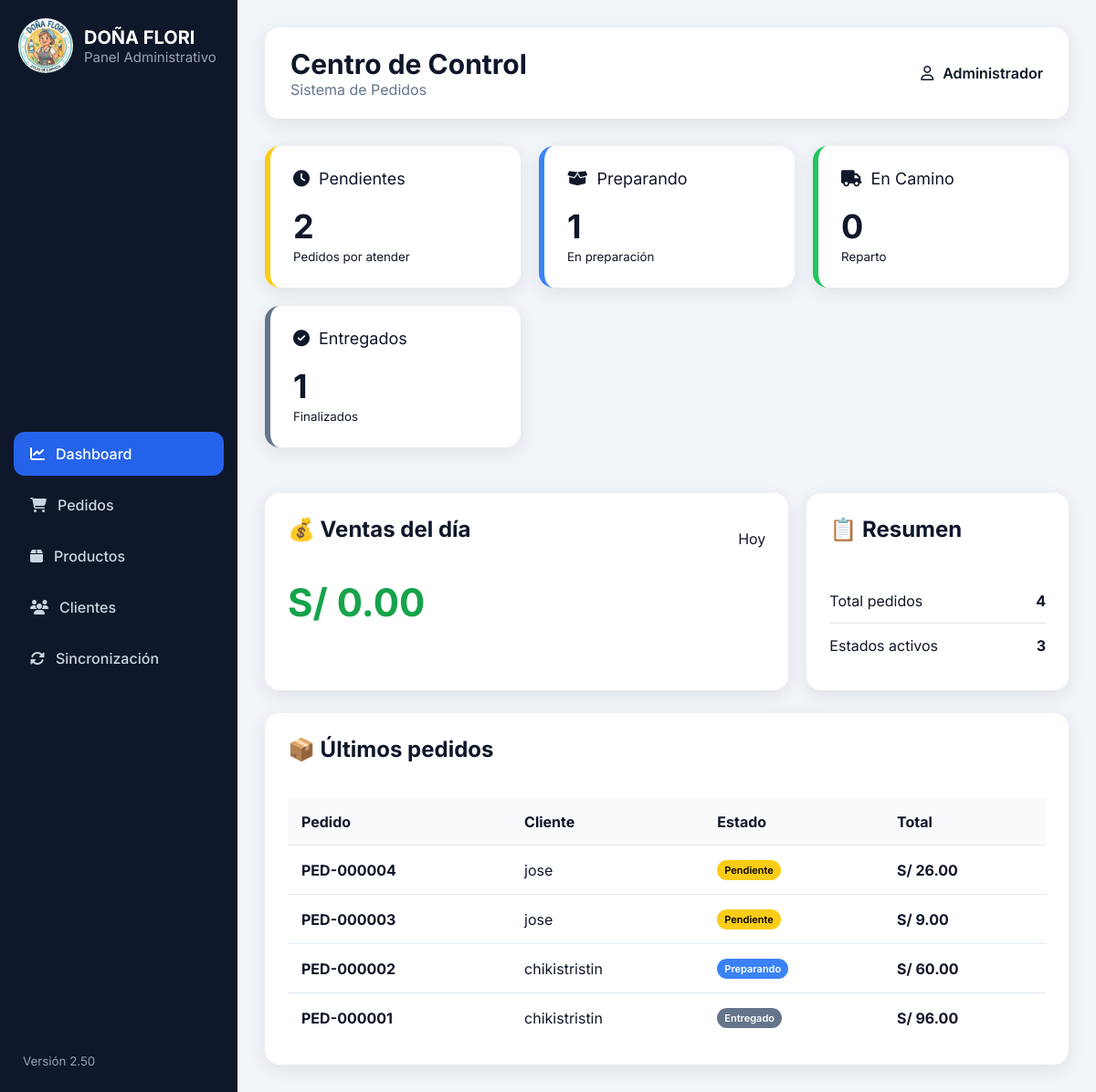
The app's page /admin/dashboard, older data.
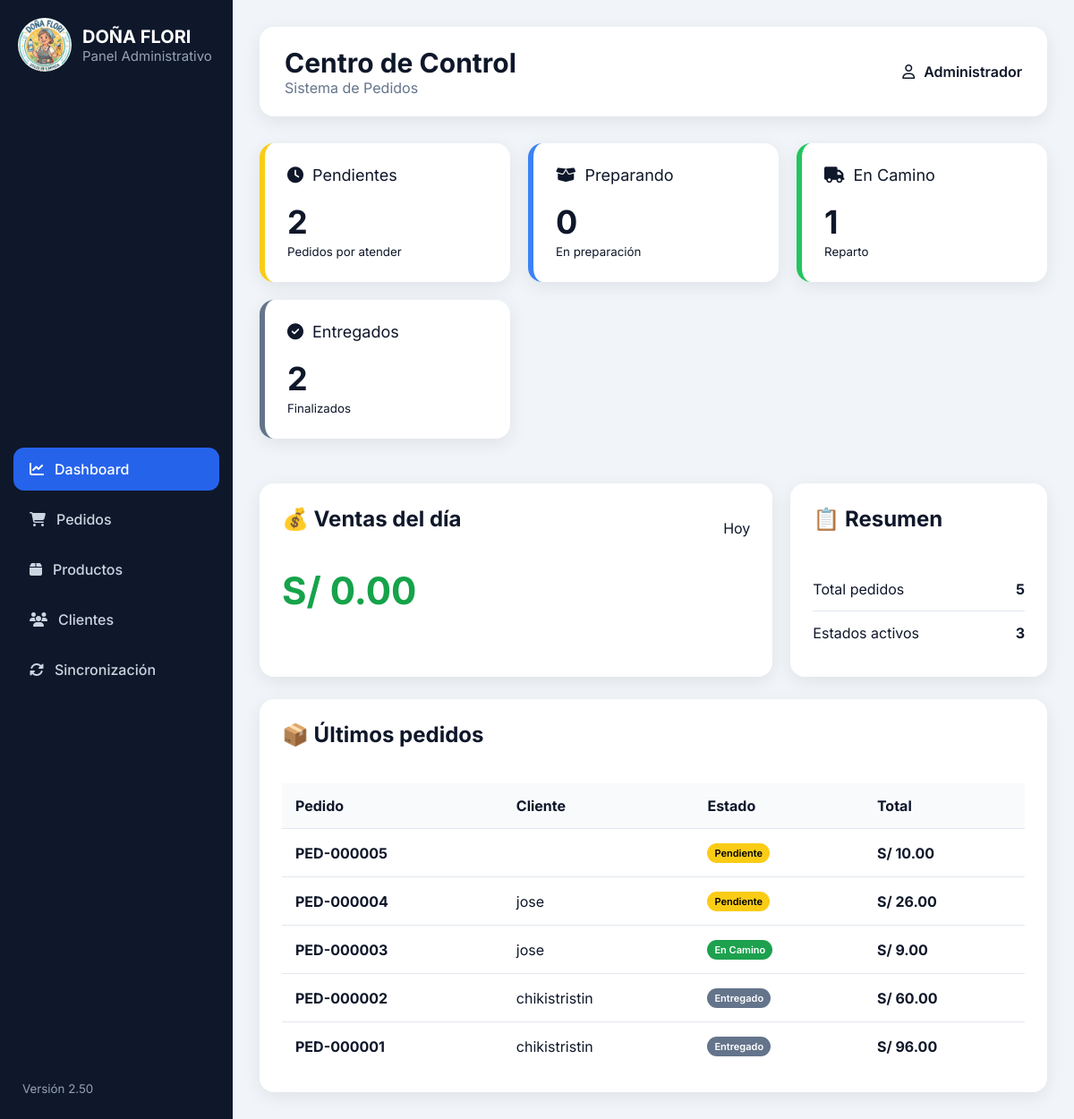
The same page, newer data.
### tables this page shows
CREATE TABLE pedidos(

            id INTEGER PRIMARY KEY AUTOINCREMENT,

            numero TEXT UNIQUE,

            cliente_id INTEGER,

            fecha TEXT,

            subtotal REAL,

            delivery REAL DEFAULT 0,

            descuento REAL DEFAULT 0,

            total REAL,

            estado TEXT,

            observaciones TEXT,

            fecha_actualizacion TEXT,

            usuario TEXT,

            FOREIGN KEY(cliente_id)
            REFERENCES clientes(id)

        );

CREATE TABLE clientes(

            id INTEGER PRIMARY KEY AUTOINCREMENT,

            nombre TEXT NOT NULL,

            telefono TEXT,

            direccion TEXT,

            referencia TEXT,

            fecha_registro TEXT,

            ultima_compra TEXT,

            activo INTEGER DEFAULT 1                   
        );

### app.py (the view)
@app.route("/admin/dashboard")
def dashboard():
    data = obtener_dashboard()
    return render_template(
        "admin/dashboard.html",
        data=data
    )

### services/database_service.py (called while the page is built)
def conectar():
    conexion = sqlite3.connect(DATABASE)
    conexion.row_factory = sqlite3.Row
    return conexion

### services/pedido_service.py (called while the page is built)
def obtener_dashboard():
    conn = conectar()
    cursor = conn.cursor()
    cursor.execute("""
        SELECT estado, COUNT(*) as total
        FROM pedidos
        GROUP BY estado
    """)
    estados = {row["estado"]: row["total"] for row in cursor.fetchall()}
    cursor.execute("""
        SELECT IFNULL(SUM(total), 0)
        FROM pedidos
        WHERE DATE(fecha) = DATE('now')
    """)
    ventas_hoy = cursor.fetchone()[0]
    cursor.execute("""
        SELECT
            p.id,
            p.numero,
            p.fecha,
            p.estado,
            p.total,
            c.nombre
        FROM pedidos p
        INNER JOIN clientes c ON c.id = p.cliente_id
        ORDER BY p.id DESC
        LIMIT 5
    """)
    ultimos = cursor.fetchall()
    conn.close()
    return {
        "estados": estados,
        "ventas_hoy": ventas_hoy,
        "ultimos": ultimos
    }

### templates/admin/dashboard.html (shortened to what this page needs)
{% extends "admin/base_admin.html" %}
{% block page_title %}
Centro de Control
{% endblock %}
{% block content %}
<div class="cards">
    <div class="card kpi pending">
        <div class="kpi-header">
            <i class="fa-solid fa-clock"></i>
            <span>Pendientes</span>
        </div>
        <div class="card-value">
            {{ data.estados.get('PENDIENTE',0) }}
        </div>
        <small>Pedidos por atender</small>
    </div>
    <div class="card kpi preparing">
        <div class="kpi-header">
            <i class="fa-solid fa-box-open"></i>
            <span>Preparando</span>
        </div>
        <div class="card-value">
            {{ data.estados.get('PREPARANDO',0) }}
        </div>
        <small>En preparación</small>
    </div>
    <div class="card kpi shipping">
        <div class="kpi-header">
            <i class="fa-solid fa-truck"></i>
            <span>En Camino</span>
        </div>
        <div class="card-value">
            {{ data.estados.get('EN_CAMINO',0) }}
        </div>
        <small>Reparto</small>
    </div>
    <div class="card kpi delivered">
        <div class="kpi-header">
            <i class="fa-solid fa-circle-check"></i>
            <span>Entregados</span>
        </div>
        <div class="card-value">
            {{ data.estados.get('ENTREGADO',0) }}
        </div>
        <small>Finalizados</small>
    </div>
</div>
<div class="dashboard-grid">
    <div class="panel">
        <div class="panel-title">
            <h2>
                💰 Ventas del día
            </h2>
            <span>Hoy</span>
        </div>
        <div class="money">
            S/ {{ "%.2f"|format(data.ventas_hoy) }}
        </div>
    </div>
    <div class="panel">
        <div class="panel-title">
            <h2>
                📋 Resumen
            </h2>
        </div>
        <div class="summary-item">
            <span>Total pedidos</span>
            <strong>
                {{ data.estados.values() | sum }}
            </strong>
        </div>
        <div class="summary-item">
            <span>Estados activos</span>
            <strong>
                {{ data.estados | length }}
            </strong>
        </div>
    </div>
</div>
<div class="panel">
    <div class="panel-title">
        <h2>
            📦 Últimos pedidos
        </h2>
    </div>
    <table>
        <thead>
            <tr>
                <th>Pedido</th>
                <th>Cliente</th>
                <th>Estado</th>
                <th>Total</th>
            </tr>
        </thead>
        <tbody>
        {% for p in data.ultimos %}
            <tr>
                <td>
                    <strong>
                        {{ p.numero }}
                    </strong>
                </td>
                <td>
                    {{ p.nombre }}
                </td>
                <td>
                    {% if p.estado=="PENDIENTE" %}
                        <span class="badge badge-yellow">
                            Pendiente
                        </span>
                    {% elif p.estado=="PREPARANDO" %}
                        <span class="badge badge-blue">
                            Preparando
                        </span>
                    {% elif p.estado=="EN_CAMINO" %}
                        <span class="badge badge-green">
                            En Camino
                        </span>
                    {% else %}
                        <span class="badge badge-gray">
                            Entregado
                        </span>
                    {% endif %}
                </td>
                <td>
                    <strong>
                        S/ {{ "%.2f"|format(p.total) }}
                    </strong>
                </td>
            </tr>
        {% endfor %}
        </tbody>
    </table>
</div>
{% endblock %}

Row changes from the older to the newer data that the page shows:
added pedidos: numero "PED-000005", estado "Pendiente", total "10.00"
changed pedidos "PED-000003": estado "Pendiente" → "En Camino"
changed pedidos "PED-000002": estado "Preparando" → "Entregado"
Text that changed along with them:
{{ data.estados.get('PREPARANDO',0) }}: "1" → "0"
{{ data.estados.get('EN_CAMINO',0) }}: "0" → "1"
{{ data.estados.get('ENTREGADO',0) }}: "1" → "2"
{{ data.estados.values() | sum }}: "4" → "5"
